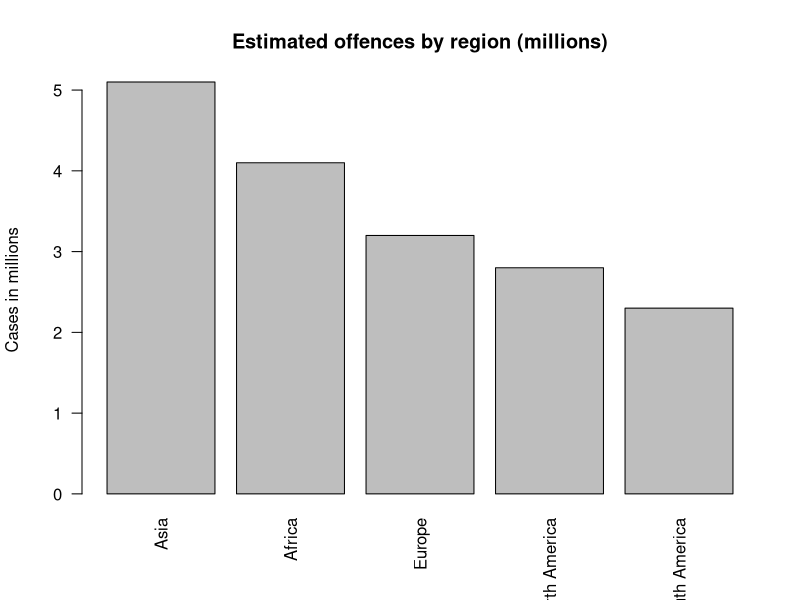
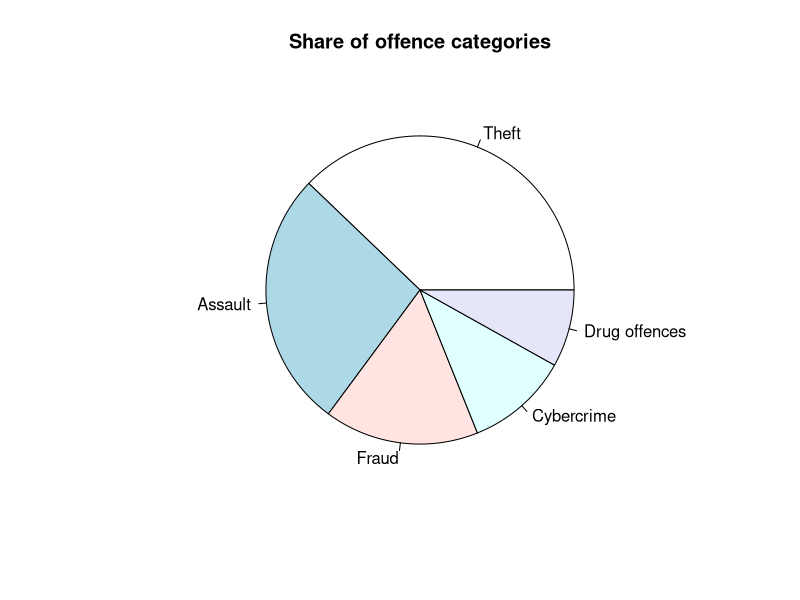

Recreate these plots in R, in order.
## ---- chunk 1
global_data <- data.frame(
  Region = c("Asia", "Africa", "Europe", "North America", "South America"),
  Cases_Millions = c(5.1, 4.1, 3.2, 2.8, 2.3)
)

global_data
## ---- chunk 2
barplot(
  global_data$Cases_Millions,
  names.arg = global_data$Region,
  main = "Estimated offences by region (millions)",
  ylab = "Cases in millions",
  las = 2
)
## ---- chunk 3
summary(global_data$Cases_Millions)

mean(global_data$Cases_Millions)

max(global_data$Cases_Millions)

min(global_data$Cases_Millions)
## ---- chunk 4
crime_types <- data.frame(
  Type = c("Theft", "Assault", "Fraud", "Cybercrime", "Drug offences"),
  Cases_Millions = c(7, 5, 3, 2, 1.5)
)

crime_types
## ---- chunk 5
pie(
  crime_types$Cases_Millions,
  labels = crime_types$Type,
  main = "Share of offence categories"
)
